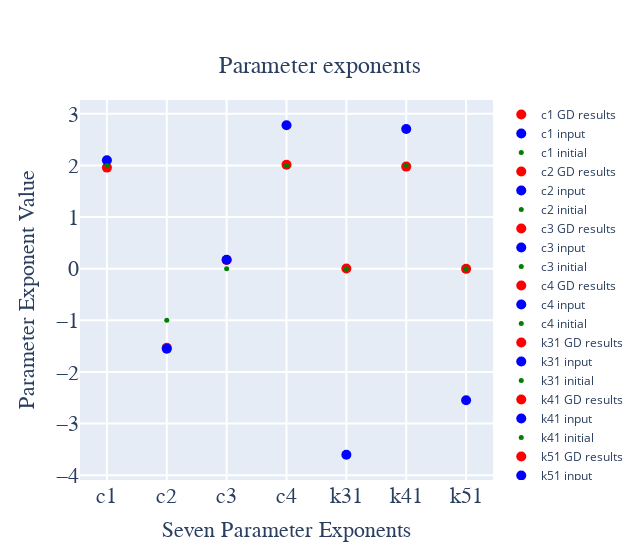

Write notebook code for a chart like this one.
### Code cell
fig = go.Figure()

# Adding subplots for each parameter
# c1_exps, c2_exps, c3_exps, c4_exps, k31_exps, k41_exps, k51_exps = c1, c2, c3, c4, k31, k41, k51
params = [c1_exps, c2_exps, c3_exps, c4_exps, k31_exps, k41_exps, k51_exps]
param_names = ["c1", "c2", "c3", "c4", "k31", "k41", "k51"]
initials = [2, -1, 0, 2, 0, 2, 0]

for param, name in zip(params, param_names):
    gd_value = params[param_names.index(name)]  # Assuming the order matches
    fig.add_trace(go.Scatter(
        x=[name],
        y=[gd_value],
        mode='markers',
        marker=dict(size=10, color='red'),
        name=f'{name} GD results'
    ))

    truth = loaded_data.get('param', [])
    truth_value = truth[param_names.index(name)]
    fig.add_trace(go.Scatter(
        x=[name],
        y=[truth_value],
        mode='markers',
        marker=dict(size=10, color='blue'),
        name=f'{name} input'
    ))

    init_value = initials[param_names.index(name)]
    fig.add_trace(go.Scatter(
        x=[name],
        y=[init_value],
        mode='markers',
        marker=dict(size=5, color='green'),
        name=f'{name} initial'
    ))

fig.update_xaxes(showgrid=True, gridwidth=2, gridcolor='white')
fig.update_yaxes(showgrid=True, gridwidth=2, gridcolor='white')

fig.update_layout(
        title=f"Parameter exponents",
        title_font=dict(size=24, family="Courier New, monospace"),
        title_x=0.5,  # center
        title_y=0.9,
        width=640, height=560,
        yaxis_title="Parameter Exponent Value",
        xaxis_title="Seven Parameter Exponents",
        xaxis=dict(
            title_font=dict(size=22, family="Courier New, monospace"),
            tickfont=dict(size=22, family="Courier New, monospace")
        ),
        yaxis=dict(
            title_font=dict(size=22, family="Courier New, monospace"),
            tickfont=dict(size=22, family="Courier New, monospace")
        )
    )


fig.show()

### Figure 1 — Plotly figure (JSON) as saved in the notebook; plotly's stock layout.template omitted (floating-point values rounded to 4 significant figures)
{"data": [{"marker": {"color": "red", "size": 10}, "mode": "markers", "name": "c1 GD results", "type": "scatter", "x": ["c1"], "y": [1.958]}, {"marker": {"color": "blue", "size": 10}, "mode": "markers", "name": "c1 input", "type": "scatter", "x": ["c1"], "y": [2.102]}, {"marker": {"color": "green", "size": 5}, "mode": "markers", "name": "c1 initial", "type": "scatter", "x": ["c1"], "y": [2]}, {"marker": {"color": "red", "size": 10}, "mode": "markers", "name": "c2 GD results", "type": "scatter", "x": ["c2"], "y": [-1.533]}, {"marker": {"color": "blue", "size": 10}, "mode": "markers", "name": "c2 input", "type": "scatter", "x": ["c2"], "y": [-1.552]}, {"marker": {"color": "green", "size": 5}, "mode": "markers", "name": "c2 initial", "type": "scatter", "x": ["c2"], "y": [-1]}, {"marker": {"color": "red", "size": 10}, "mode": "markers", "name": "c3 GD results", "type": "scatter", "x": ["c3"], "y": [0.1685]}, {"marker": {"color": "blue", "size": 10}, "mode": "markers", "name": "c3 input", "type": "scatter", "x": ["c3"], "y": [0.1745]}, {"marker": {"color": "green", "size": 5}, "mode": "markers", "name": "c3 initial", "type": "scatter", "x": ["c3"], "y": [0]}, {"marker": {"color": "red", "size": 10}, "mode": "markers", "name": "c4 GD results", "type": "scatter", "x": ["c4"], "y": [2.014]}, {"marker": {"color": "blue", "size": 10}, "mode": "markers", "name": "c4 input", "type": "scatter", "x": ["c4"], "y": [2.779]}, {"marker": {"color": "green", "size": 5}, "mode": "markers", "name": "c4 initial", "type": "scatter", "x": ["c4"], "y": [2]}, {"marker": {"color": "red", "size": 10}, "mode": "markers", "name": "k31 GD results", "type": "scatter", "x": ["k31"], "y": [0.005397]}, {"marker": {"color": "blue", "size": 10}, "mode": "markers", "name": "k31 input", "type": "scatter", "x": ["k31"], "y": [-3.604]}, {"marker": {"color": "green", "size": 5}, "mode": "markers", "name": "k31 initial", "type": "scatter", "x": ["k31"], "y": [0]}, {"marker": {"color": "red", "size": 10}, "mode": "markers", "name": "k41 GD results", "type": "scatter", "x": ["k41"], "y": [1.978]}, {"marker": {"color": "blue", "size": 10}, "mode": "markers", "name": "k41 input", "type": "scatter", "x": ["k41"], "y": [2.705]}, {"marker": {"color": "green", "size": 5}, "mode": "markers", "name": "k41 initial", "type": "scatter", "x": ["k41"], "y": [2]}, {"marker": {"color": "red", "size": 10}, "mode": "markers", "name": "k51 GD results", "type": "scatter", "x": ["k51"], "y": [-0.002527]}, {"marker": {"color": "blue", "size": 10}, "mode": "markers", "name": "k51 input", "type": "scatter", "x": ["k51"], "y": [-2.548]}, {"marker": {"color": "green", "size": 5}, "mode": "markers", "name": "k51 initial", "type": "scatter", "x": ["k51"], "y": [0]}], "layout": {"height": 560, "title": {"font": {"family": "Courier New, monospace", "size": 24}, "text": "Parameter exponents", "x": 0.5, "y": 0.9}, "width": 640, "xaxis": {"gridcolor": "white", "gridwidth": 2, "showgrid": true, "tickfont": {"family": "Courier New, monospace", "size": 22}, "title": {"font": {"family": "Courier New, monospace", "size": 22}, "text": "Seven Parameter Exponents"}}, "yaxis": {"gridcolor": "white", "gridwidth": 2, "showgrid": true, "tickfont": {"family": "Courier New, monospace", "size": 22}, "title": {"font": {"family": "Courier New, monospace", "size": 22}, "text": "Parameter Exponent Value"}}}}
